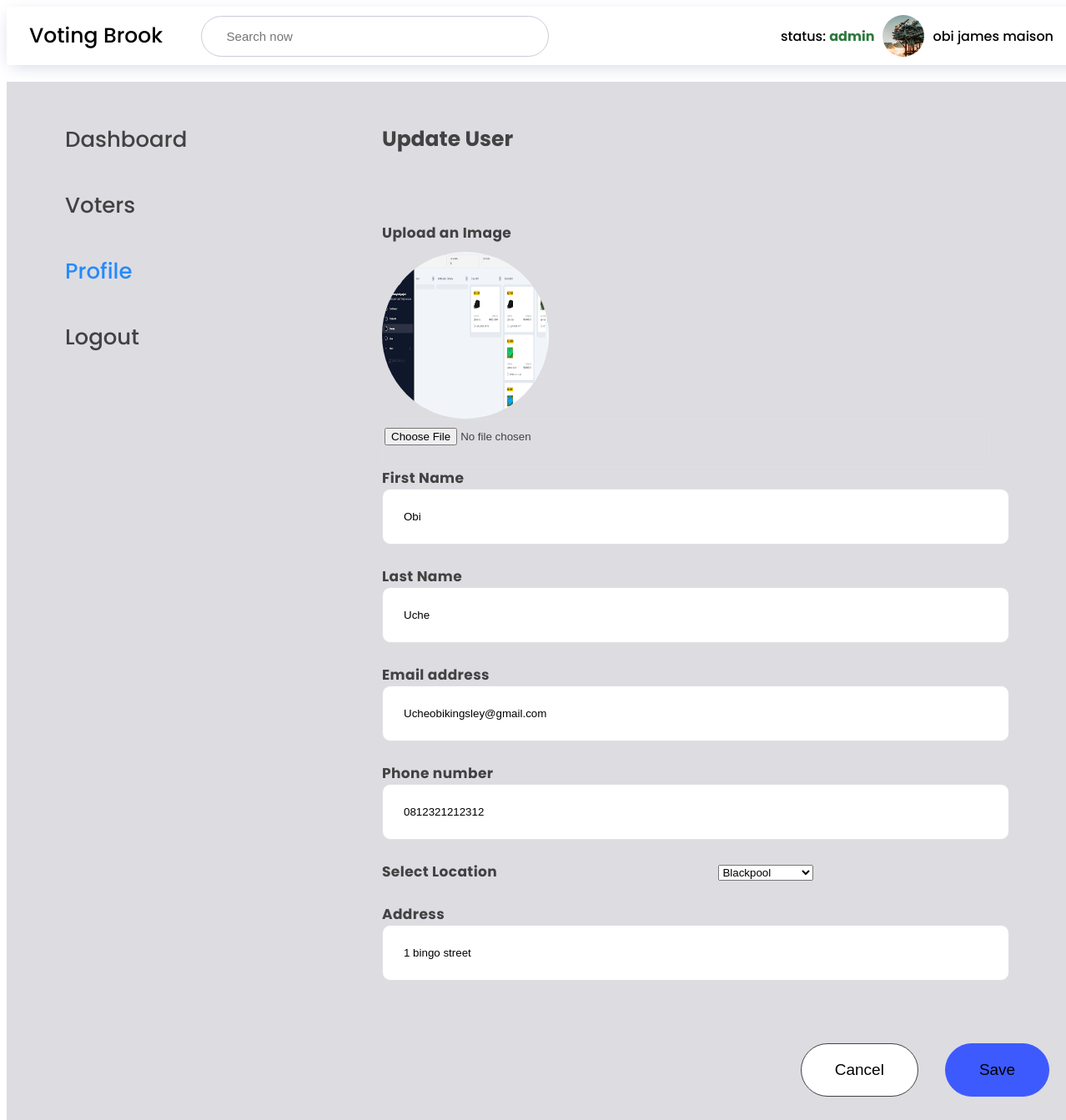
Screenshot of /editprofile.php?user_id=1 (signed in) with the database file from the repository.
### tables this page shows
CREATE TABLE `users` (
  `id` int(11) NOT NULL,
  `first_name` varchar(250) NOT NULL,
  `last_name` varchar(250) NOT NULL,
  `email` varchar(250) NOT NULL,
  `userType` varchar(250) NOT NULL,
  `password` varchar(250) NOT NULL,
  `phoneNumber` varchar(250) DEFAULT NULL,
  `address` varchar(1000) DEFAULT NULL,
  `picture` varchar(1000) NOT NULL,
  `location` varchar(1000) NOT NULL
);

### editprofile.php (the view, shortened to what this page needs)
<?php
      require_once "conn.php";
      $userId =  isset($_GET['user_id']) ? $_GET['user_id'] : null;
      $firstName="";
      $email="";
      $lastName="";
      $address="";
      $phoneNumber="";
      $profilePicture = "";
      if($userId){
        $query = "SELECT * FROM users WHERE id = $userId";
        try{
          $results1 =  mysqli_query($conn, $query);
          $user = mysqli_fetch_assoc($results1);
          $firstName =$user['first_name'];
          $lastName =$user['last_name'];
          $email =$user['email'];
          $phoneNumber = $user['phoneNumber'];
          $address= $user['address'];
          $profilePicture = $user['picture'];
          $location = $user['location'];
        }catch(Exception $e){
            echo $e;
            echo '<script>alert("An Error occured while getting using profile")</script>';
            return;
        }
    }
?>
<!DOCTYPE html>
<html lang="en">
<head>
    <link rel="stylesheet" href="./css/account.css">
</head>
<body>
    <div class="wrapper">
        <header>
            <p class="logo">Voting Brook</p>
            <div class="top_bar">
                <div class="search_now">
                    <input placeholder="Search now" class="draft" />
                </div>
                <div class="profile_info">
                    <?php
                    $userId = $_SESSION['id'];
                    $query = "SELECT * FROM users WHERE users.id =  $userId";
                    $results1 = mysqli_query($conn, $query);
                    $user = mysqli_fetch_assoc($results1);
                ?>
                    <p>status: <span class="status"><?php echo $user['userType'] ?></span> </p>
                    <?php if($user['picture']): ?>
                    <img src="./saved/<?php echo $user['picture'];?>" alt="profile_image" width="50" height="50"
                        style="border-radius: 50%;">
                    <?php else: ?>
                        <img src="images/profile.jpg" alt="face28" width="20" height="20">
                    <?php endif; ?>
                    <p> <?php echo $user['last_name'];?> <?php echo $user['first_name']; ?></p>
                </div>
            </div>
        </header>
        <div class="container">
            <div class="display_flex">
                <div class="sidebar">
                    <p><a href="./dashboard.php">Dashboard</a></p>
                    <?php if($user['userType'] === 'admin' || $user['userType'] === 'election_officer' ): ?>
                    <p><a href="./voters.php">Voters</a></p>
                    <?php endif ?>
                    <p><a href="./account.php" class="active">Profile</a></p>
                    <p><a href="./logout.php">Logout</a></p>
                </div>
                <form class="account" method="post" action="<?php echo htmlspecialchars($_SERVER["PHP_SELF"]);?>"
                    enctype="multipart/form-data">
                    <div class="acc">
                        <p>Update User</p>
                    </div>
                    <div class="details">
                    </div>
                    <div class="info">
                        <label for="fname">Upload an Image</label>
                        <div style="display: flex; flex-direction: column; align-items: flex-start;">
                            <?php if($profilePicture): ?>
                            <img src="./saved/<?php echo $profilePicture; ?>" alt="profile_image"
                                style="width: 200px; height: 200px; border-radius: 50%; margin-top: 10px;" />
                            <?php else: ?>
                            <img src="./images/profile.jpg" alt="profile_image"
                                style="width: 200px; height: 200px; border-radius: 50%; margin-top: 10px;" />
                            <?php endif ?>
                            <input style="padding-left: 2px; padding-top: 10px;" type="file" name="uploadfile"
                                class="form-control" id="image">
                        </div>
                        <label for="name">First Name</label>
                        <input type="text" id="firstName" name="firstName" value="<?php echo $firstName; ?>"><br><br>
                        <label for="name">Last Name</label>
                        <input type="text" id="lastName" name="lastName" value="<?php echo $lastName; ?>"><br><br>
                        <label for="email">Email address</label>
                        <input type="email" id="Emailaddress" name="emailAddress" value="<?php echo $email; ?>"><br><br>
                        <label for="number">Phone number</label>
                        <input type="text" id="Phonenumber" name="phoneNumber"
                            value="<?php echo $phoneNumber; ?>"><br><br>
                        <label for="">Select Location</label>
                        <select name="location" required>
                            <option value="blackpool" <?php echo $location === 'blackpool' ? 'selected' : '' ?>>
                                Blackpool</option>
                        </select>
                        <br><br>
                        <label for="address">Address</label>
                        <input type="address" id="Address" name="address" value="<?php echo $address; ?>"><br><br>
                    </div>
                    <div class="cancel_save">
                        <div class="cancel">
                            <button>Cancel</button>
                        </div>
                        <div class="save">
                            <button type="submit" name="update_user">Save</button>
                        </div>
                    </div>
                </form>
            </div>
        </div>
    </div>
</body>
</html>

### css/account.css (style rules this page uses)
p,h1 { margin: 0; padding: 0; }
body { max-width: 100%; width: 100%; overflow: hidden; overflow-y: auto; font-family: "Poppins", sans-serif; font-weight: 500; font-style: normal; }
.wrapper { max-width: 1400px; width: 100%; margin: 0 auto; }
header { width: 100%; background-color: white; box-shadow: 0 5px 21px -5px #cdd1e1; display: flex; align-items: center; padding-left: 27px; }
.logo { font-size: 25px; }
header img { cursor: pointer; }
.top_bar { width: 80%; display: flex; justify-content: space-between; margin: 0 auto; margin-right: 40px; align-items: center; padding: 10px; background-color: white; }
.search_now { width: 100% }
.search_now input { padding: 15px; outline: none; width: 370px; border-radius: 2rem; border: 1px solid #c9ccd7; padding-left: 30px; font-size: 15px; }
.container { width: 100%; background-color: #dddce1; }
.display_flex { width: 100%; display: flex; padding: 20px; }
.profile_info { max-width: 350px; width: 100%; display: flex; align-items: center; justify-content: flex-end; gap: 10px; }
.profile_info .status { color: #2c793c; font-weight: 700; }
.sidebar { max-width: 240px; width: 100%; }
.sidebar a { text-decoration: none; color: #424242; }
.sidebar p { padding: 20px; cursor: pointer; font-size: 22px; text-decoration: none; transition: 0.3s ease-in-out; }
.sidebar .active { color: #248afd; }
.container { width: 100%; background-color: #dddce1;; }
.display_flex { width: 100%; display: flex; gap: 10rem; padding: 30px; margin-top: 20px; }
.sidebar p { padding: 20px; cursor: pointer; font-size: 26px; color: #248afd; }
.sidebar a { text-decoration: none; padding: 20px; cursor: pointer; font-size: 26px; color: #424242; }
.account { width: 100%; }
.acc p { font-size: 25px; font-weight: bolder; padding: 20px; color: #424242; }
.details { display: flex; gap: 2rem; padding: 20px; font-size: 19px; cursor: pointer; }
.info { padding: 20px; font-weight: bold; color: #424242; }
.info input { padding: 25px; width: 700px; border-radius: 10px; border: 1px solid #E0E0E0; display: inline-flex; gap: 50px; }
.info label { font-size: 17px; width: 400px; letter-spacing: 0.4px; display: inline-flex; }
.cancel_save { width: 90%; display: flex; gap: 2rem; justify-content: flex-end; padding: 30px; }
.cancel button { font-size: 19px; background-color: white; border: 1px solid #424242; border-radius: 40px; padding: 20px 40px; cursor: pointer; }
.save button { font-size: 19px; background-color: #3D5AFE; border: 1px solid #3D5AFE; border-radius: 40px; padding: 20px 40px; cursor: pointer; }

### rows the page displays
users: userType "admin", picture (picture), last_name "obi", first_name "james maison"
users: picture (picture), firstName "Obi", lastName "Uche", emailAddress "Ucheobikingsley@gmail.com", phoneNumber "0812321212312", location "Blackpool", address "1 bingo street"
